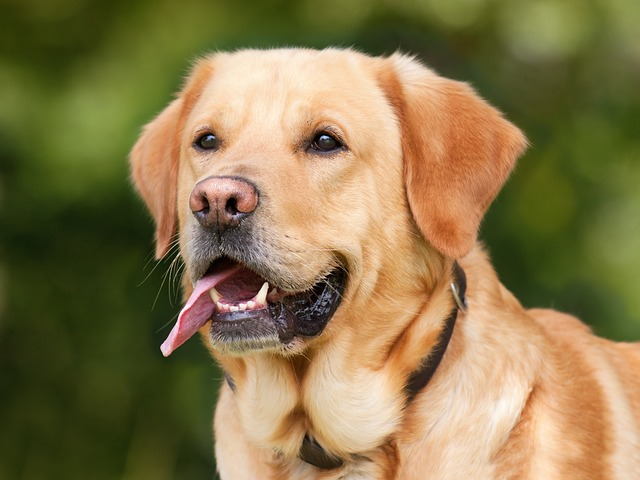
#> input picture dog.jpg, 640 x 480 px
$ jupyter execute --allow-errors demo.ipynb
#> lines starting #> are read from the running program, lines starting #| are printed output that depends on the picture; after the words box and inside, x2 and y2 are one past the last pixel; in counts of white or black regions, pixels touching at a corner belong together
[cell 1]
import numpy as np
import matplotlib.pyplot as plt
plt.style.use('seaborn-whitegrid')
h,k = 500,500
r=100
x = np.array([400,450,500,550,600])
y = []
# y =sqr( r2 - (x-h)2) + k

for xv in range(400,601,50):
    yv = np.sqrt(r**2 - (xv-h)**2) + k
    y.append(yv)
y = np.array(y)
plt.plot(x, y,'o')
plt.xlabel("Average Pulse")
plt.ylabel("Calorie Burnage")

plt.show()
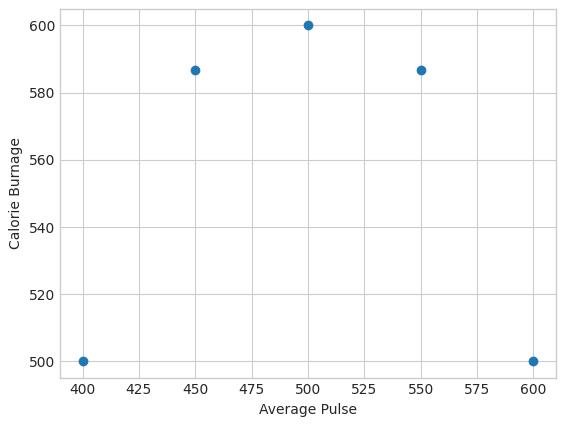
#> figure drawn by matplotlib, 1 panel


x.shape

[cell 2]
import cv2 as cv

[cell 3]
im = cv.imread('dog.jpg')
#> im is the input picture: shape (480, 640, 3); mean B, G, R 76.1, 119.6, 136.3
assert im is not None, "file could not be read, check with os.path.exists()"
imgray = cv.cvtColor(im, cv.COLOR_BGR2GRAY)
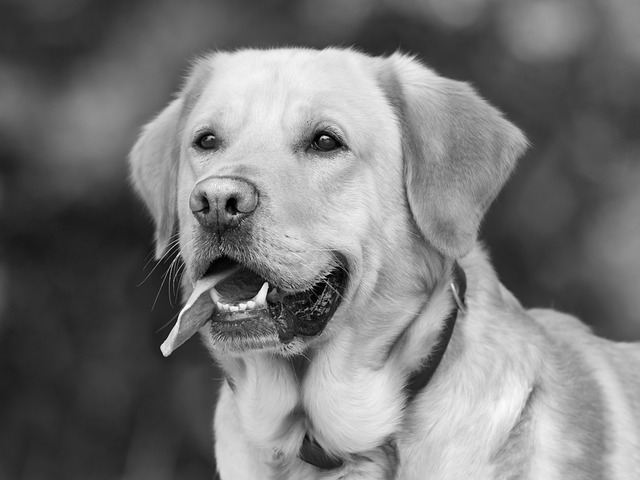
#> imgray: shape (480, 640); min 0, max 252, mean 119.7
ret, thresh = cv.threshold(imgray, 127, 255, 0)
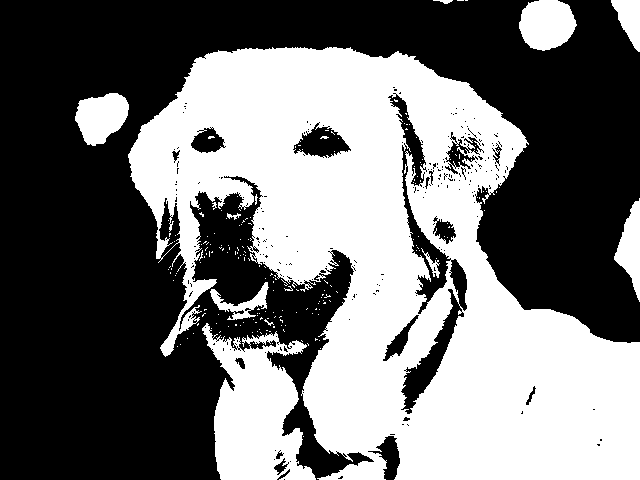
#> thresh: shape (480, 640); 44.3% white; 199 white regions (187 under 20 px)
im2, contours = cv.findContours(thresh, cv.RETR_TREE, cv.CHAIN_APPROX_SIMPLE)
#> im2 = 645 contours, 606 with area under 20; largest, box (x1, y1, x2, y2) and area: (128, 47, 640, 480) 125734, (202, 323, 316, 480) 10411, (387, 93, 452, 315) 3168, (519, 0, 577, 51) 2192, (400, 288, 465, 415) 2040; contours = 645 rows, first 6: [1, -1, -1, -1], [2, 0, -1, -1], [3, 1, -1, -1], [4, 2, -1, -1], [5, 3, -1, -1], [6, 4, -1, -1]

[cell 4]
contours
#> Out has the same summary as contours

#> (a cell that did not finish here is left out)

[cell 6]
import numpy as np

[cell 7]
list(map(int,np.random.rand(10)*100))

[cell 8]
import cv2
import pytesseract

img = cv2.imread('test.jpg')
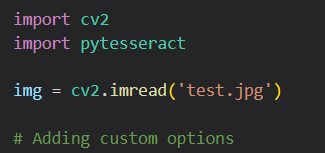
#> input picture test.jpg, 325 x 153 px
#> img is the input picture: shape (153, 325, 3); mean B, G, R 43.9, 43.3, 42.2

# Adding custom options
custom_config = r'--oem 3 --psm 6'
pytesseract.pytesseract.tesseract_cmd = r'C:\Users\sharata\AppData\Local\Programs\Tesseract-OCR\tesseract.exe'
# "C:\Users\sharata\AppData\Local\Programs\Tesseract-OCR\tesseract.exe"
